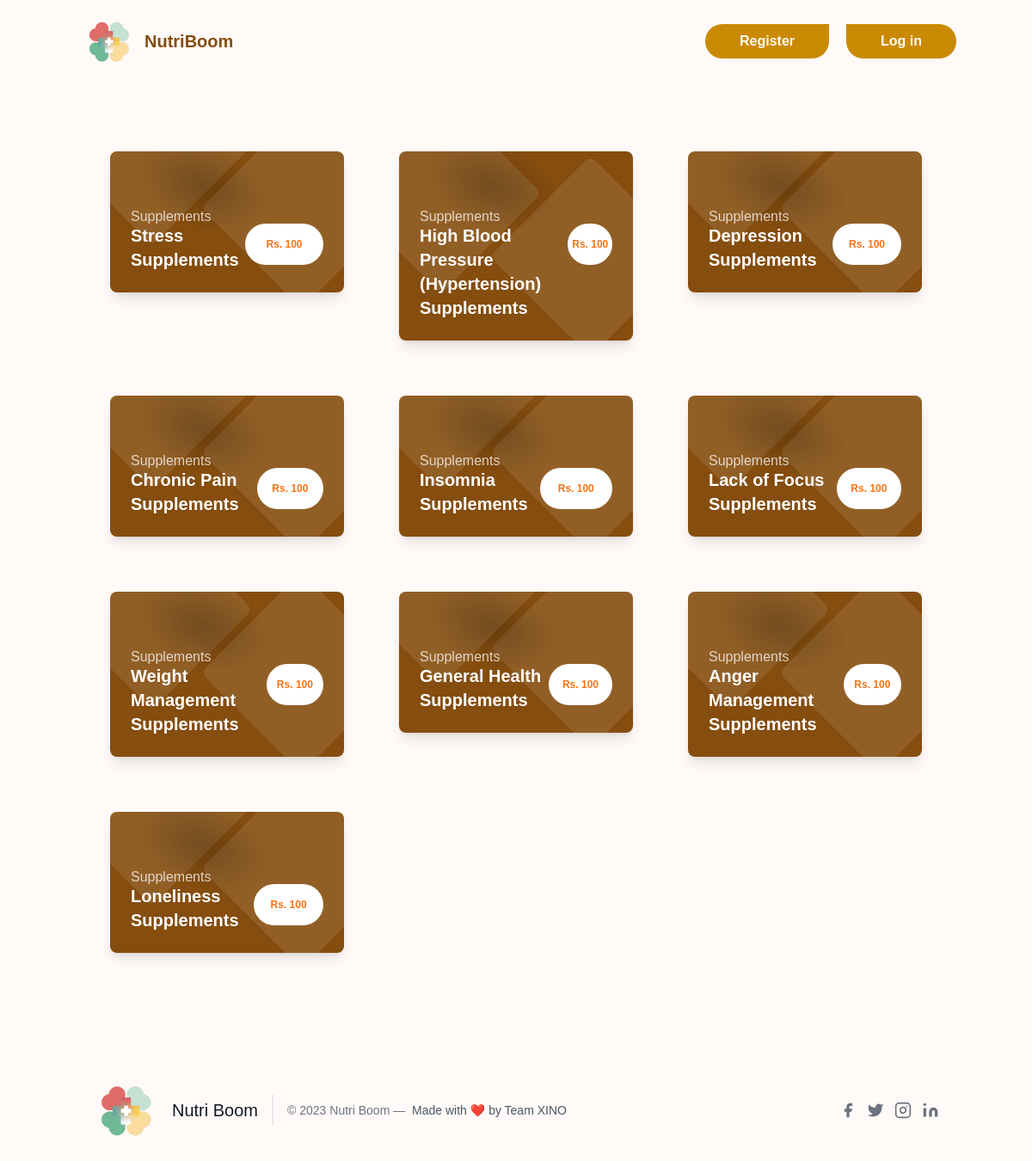
Before: /explore with the older database file.
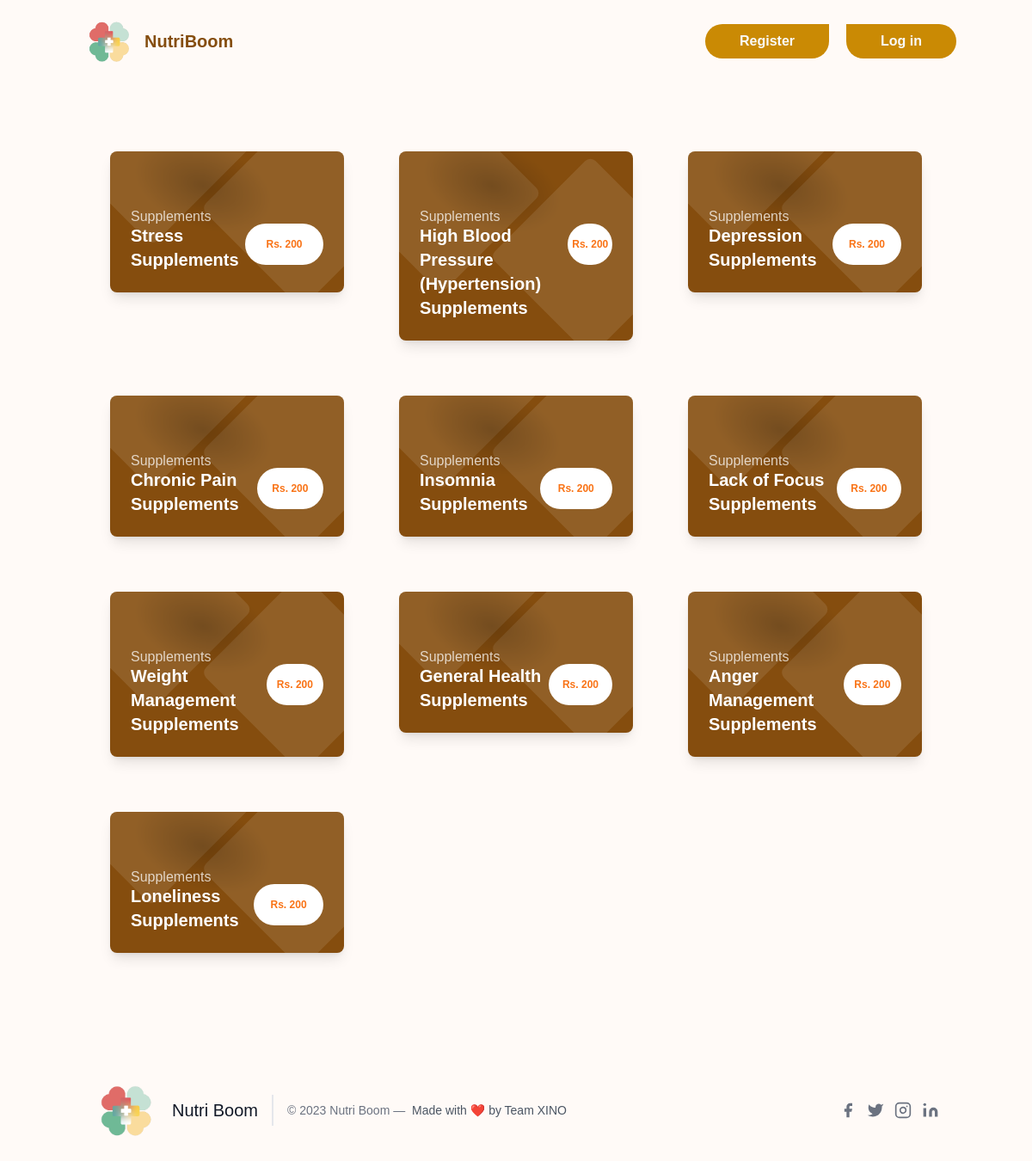
After: the same page with the newer database file.
### hack/models.py (models this page shows)
class Product(db.Model):
    id = db.Column(db.Integer, primary_key=True)
    image = db.Column(db.String, default='default.png')
    category = db.Column(db.String, nullable=False)
    name = db.Column(db.String, nullable=False)
    price = db.Column(db.Integer, nullable=False)

### app.py (the view)
@app.route('/explore')
def explore():
    searchform = SearchForm()
    products = Product.query.all()
    return render_template('explore.html', searchform=searchform, products=products)

### hack/templates/explore.html (shortened to what this page needs)
{% extends 'base.html' %}
{% block content %}
<main class="container mx-auto p-4 mt-10">
  <div class="grid grid-cols-1 md:grid-cols-2 lg:grid-cols-3 gap-4">
    {% for i in products %}
    <a href="/products/{{i.id}}">
    <div class="flex-shrink-0 m-6 relative overflow-hidden bg-yellow-800 rounded-lg max-w-xs shadow-lg">
      <div class="relative pt-10 px-10 flex items-center justify-center">
        <div class="block absolute w-48 h-48 bottom-0 left-0 -mb-24 ml-3" style="background: radial-gradient(black, transparent 60%); transform: rotate3d(0, 0, 1, 20deg) scale3d(1, 0.6, 1); opacity: 0.2;"></div>
      </div>
      <div class="relative text-white px-6 pb-6 mt-6">
        <span class="block opacity-75 -mb-1">Supplements</span>
        <div class="flex justify-between">
          <span class="block font-semibold text-xl">{{i.name}}</span>
          <span class="block bg-white rounded-full text-orange-500 text-xs font-bold px-1 h-12 flex flex-cols justify-center items-center w-32 leading-none flex items-center">Rs. {{i.price}}</span>
        </div>
      </div>
    </div>
  </a>
      {% endfor %}
</main>
{% endblock content %}

### hack/templates/base.html (shortened to what this page needs)
<!doctype html>
<html>
<head>
	<link href="https://unpkg.com/aos@2.3.1/dist/aos.css" rel="stylesheet">
	<script src="https://cdn.tailwindcss.com"></script>
	<link href="https://unpkg.com/aos@2.3.1/dist/aos.css" rel="stylesheet">
	<link href="https://api.fontshare.com/v2/css?f[]=satoshi@700,500,400&f[]=panchang@600&display=swap" rel="stylesheet">
</head>
<body style="font-family: 'Satoshi', sans-serif; overflow-x: hidden;">
	<section class="bg-[#FFFAF7] ">
		<header class="p-4 text-gray-800">
			<div class="container flex justify-between h-16 mx-auto">
				<div class="flex">
					<a rel="noopener noreferrer" href="/" aria-label="Back to homepage" class="flex items-center p-2">
						<img src="{{url_for('static', filename='logo.png')}}" class=w-16>
					</a>
					<div class="flex flex-cols justify-center items-center"><h1 class="font-bold text-xl text-yellow-800">NutriBoom</h1></div>
				</div>
				  {%if current_user.is_authenticated%}
					<a href="{{url_for('logout')}}"><div class="items-center flex-shrink-0 hidden lg:flex">
						<button
							class="px-10 py-2 font-semibold rounded-r-full rounded-bl-full hover:border-2 hover:border-yellow-600 hover:text-yellow-600 hover:bg-transparent bg-yellow-600 text-gray-50">Logout</button></a>
					</div>
					{%else%}
			<div class="flex flex-cols  "><a href="{{url_for('register')}}"><div class="items-center flex-shrink-0 hidden lg:flex">
				<button
					class="px-10 py-2 mr-5 font-semibold rounded-l-full rounded-br-full  hover:border-2 hover:border-yellow-600 hover:text-yellow-600 hover:bg-transparent bg-yellow-600 text-gray-50">Register</button></a>
					<a href="{{url_for('login')}}"><div class="items-center flex-shrink-0 hidden lg:flex">
					<button
						class="px-10 py-2 font-semibold rounded-r-full rounded-bl-full hover:border-2 hover:border-yellow-600 hover:text-yellow-600 hover:bg-transparent bg-yellow-600 text-gray-50">Log
						in</button></a>
				</div></div>
				{%endif%}
		</header>
    {% block content %}
    {% endblock content %}
		  <footer class="text-gray-600 body-font mt-20	">
			<div class="container px-5 py-8 mx-auto flex items-center sm:flex-row flex-col">
			  <a class="flex title-font font-medium items-center md:justify-start justify-center text-gray-900">
				<img src="{{url_for('static', filename='logo.png')}}" class="w-20">
				<span class="ml-3 text-xl">Nutri Boom</span>
			  </a>
			  <p class="text-sm text-gray-500 sm:ml-4 sm:pl-4 sm:border-l-2 sm:border-gray-200 sm:py-2 sm:mt-0 mt-4">© 2023 Nutri Boom —
				<a href="https://xino.in/" class="text-gray-600 ml-1" rel="noopener noreferrer" target="_blank">Made with ❤️ by Team XINO</a>
			  </p>
			  <span class="inline-flex sm:ml-auto sm:mt-0 mt-4 justify-center sm:justify-start">
				<a class="text-gray-500">
				  <svg fill="currentColor" stroke-linecap="round" stroke-linejoin="round" stroke-width="2" class="w-5 h-5" viewBox="0 0 24 24">
					<path d="M18 2h-3a5 5 0 00-5 5v3H7v4h3v8h4v-8h3l1-4h-4V7a1 1 0 011-1h3z"></path>
				  </svg>
				</a>
				<a class="ml-3 text-gray-500">
				  <svg fill="currentColor" stroke-linecap="round" stroke-linejoin="round" stroke-width="2" class="w-5 h-5" viewBox="0 0 24 24">
					<path d="M23 3a10.9 10.9 0 01-3.14 1.53 4.48 4.48 0 00-7.86 3v1A10.66 10.66 0 013 4s-4 9 5 13a11.64 11.64 0 01-7 2c9 5 20 0 20-11.5a4.5 4.5 0 00-.08-.83A7.72 7.72 0 0023 3z"></path>
				  </svg>
				</a>
				<a class="ml-3 text-gray-500">
				  <svg fill="none" stroke="currentColor" stroke-linecap="round" stroke-linejoin="round" stroke-width="2" class="w-5 h-5" viewBox="0 0 24 24">
					<rect width="20" height="20" x="2" y="2" rx="5" ry="5"></rect>
					<path d="M16 11.37A4 4 0 1112.63 8 4 4 0 0116 11.37zm1.5-4.87h.01"></path>
				  </svg>
				</a>
				<a class="ml-3 text-gray-500">
				  <svg fill="currentColor" stroke="currentColor" stroke-linecap="round" stroke-linejoin="round" stroke-width="0" class="w-5 h-5" viewBox="0 0 24 24">
					<path stroke="none" d="M16 8a6 6 0 016 6v7h-4v-7a2 2 0 00-2-2 2 2 0 00-2 2v7h-4v-7a6 6 0 016-6zM2 9h4v12H2z"></path>
					<circle cx="4" cy="4" r="2" stroke="none"></circle>
				  </svg>
				</a>
			  </span>
			</div>
		  </footer>
    </body>
</html>

Changed rows visible on the page:
changed Product "Stress Supplements": price "100" → "200"
changed Product "High Blood Pressure (Hypertension) Supplements": price "100" → "200"
changed Product "Depression Supplements": price "100" → "200"
changed Product "Chronic Pain Supplements": price "100" → "200"
changed Product "Insomnia Supplements": price "100" → "200"
changed Product "Lack of Focus Supplements": price "100" → "200"
changed Product "Weight Management Supplements": price "100" → "200"
changed Product "General Health Supplements": price "100" → "200"
changed Product "Anger Management Supplements": price "100" → "200"
changed Product "Loneliness Supplements": price "100" → "200"
